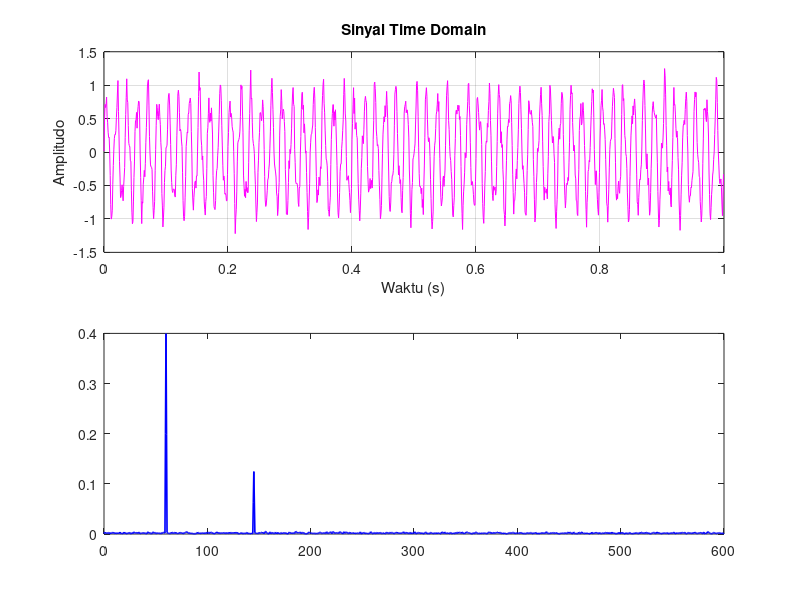

Recreate this plot in MATLAB. (Note: this script raises an error after producing the figure.)
%% LAB 03 - FFT Analisis Frekuensi

clear;
clc;
close all;

%% Parameter Sinyal
fs = 1200;
T  = 2;

t = 0 : 1/fs : T - 1/fs;

N = length(t);

%% Membuat sinyal
x = 0.8*sin(2*pi*60*t) + ...
    0.25*sin(2*pi*145*t) + ...
    0.08*randn(1,N);

%% Windowing
w = hann(N).';

xw = x .* w;

%% FFT
X = fft(xw);

X_mag = abs(X(1:N/2+1))/N;

X_mag(2:end-1) = 2 * X_mag(2:end-1);

f = (0:N/2) * fs / N;

%% Plot Time Domain
figure('Position',[100 100 900 700]);

subplot(2,1,1)

plot(t(1:fs), x(1:fs),'m')

grid on;

title('Sinyal Time Domain')

xlabel('Waktu (s)')
ylabel('Amplitudo')

%% Plot Frequency Domain
subplot(2,1,2)

plot(f, X_mag,'b','LineWidth',1.2)

hold on;

xline(60,'g--','60 Hz');
xline(145,'r--','145 Hz');

grid on;

xlim([0 250]);

title('Spektrum Frekuensi FFT')

xlabel('Frekuensi (Hz)')
ylabel('|X(f)|')

%% Deteksi Peak
[pks, locs] = findpeaks(X_mag, ...
    'MinPeakHeight',0.04, ...
    'MinPeakDistance',5);

fprintf('Frekuensi Terdeteksi:\n');

for i = 1:length(pks)

    fprintf('f = %.2f Hz | Magnitude = %.3f\n', ...
        f(locs(i)), pks(i));

end

%% Simpan figure
saveas(gcf,'lab03_fft.png');
